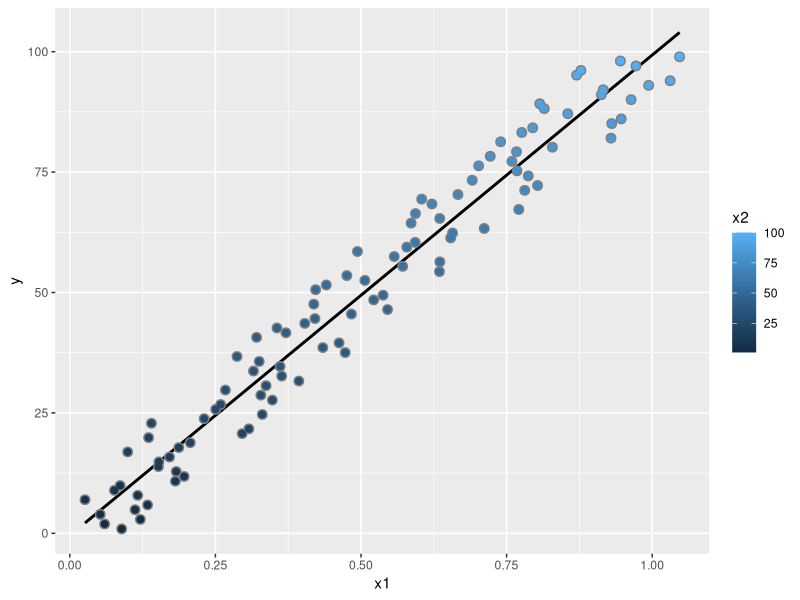
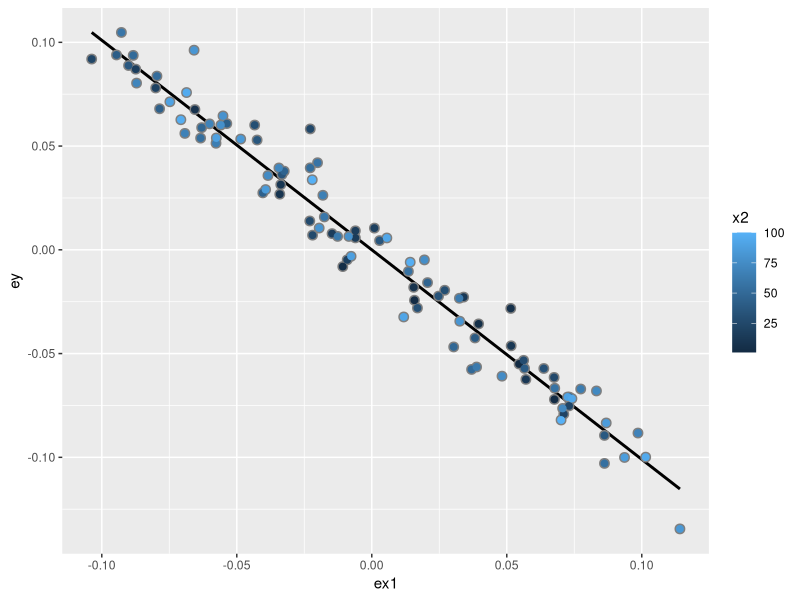

The R source for these figures, in order:
set.seed(142)
library(ggplot2)


n <- 100
x2 <-  1:n
x1 <- 0.01 * x2 + runif(n, -.1, .1)
y = -x1 + x2 + rnorm(n, sd = 0.01)

summary(lm(y ~ x1))$coef
summary(lm(y ~ x1 + x2))$coef

dat = data.frame(y = y, x1 = x1, x2 = x2, ey = resid(lm(y ~ x2)), ex1 = resid(lm(x1 ~ x2)))
ggplot(dat, aes(y = y, x = x1, color = x2)) +
    geom_smooth(method = "lm", se = FALSE, color = "black") +
    geom_point(color = "grey50", size = 3) +
    geom_point(size = 2)
    
# Residual plot -----------------------------------------------------------

ggplot(dat, aes(y = ey, x = ex1, color = x2)) +
    geom_smooth(method = "lm", se = FALSE, color = "black") +
    geom_point(color = "grey50", size = 3) +
    geom_point(size = 2)

# Unnecessary variable created ---------------------------------------------------

z <- swiss$Agriculture + swiss$Education
lm(Fertility ~ . + z, data = swiss)

# R auto assign NA for the z variable (useless)

